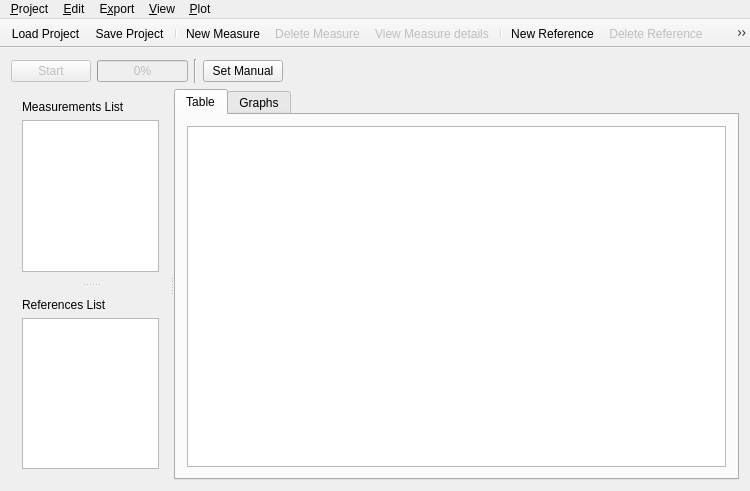
<?xml version="1.0" encoding="UTF-8"?>
<ui version="4.0">
 <class>AeroISTWindow</class>
 <widget class="QMainWindow" name="AeroISTWindow">
  <property name="geometry">
   <rect>
    <x>0</x>
    <y>0</y>
    <width>750</width>
    <height>491</height>
   </rect>
  </property>
  <property name="sizePolicy">
   <sizepolicy hsizetype="Preferred" vsizetype="Preferred">
    <horstretch>1</horstretch>
    <verstretch>0</verstretch>
   </sizepolicy>
  </property>
  <property name="windowTitle">
   <string>AeroIST</string>
  </property>
  <widget class="QWidget" name="centralWidget">
   <property name="sizePolicy">
    <sizepolicy hsizetype="Expanding" vsizetype="Expanding">
     <horstretch>0</horstretch>
     <verstretch>0</verstretch>
    </sizepolicy>
   </property>
   <layout class="QGridLayout" name="gridLayout">
    <item row="0" column="0">
     <layout class="QHBoxLayout" name="horizontalLayout_2">
      <item>
       <widget class="QPushButton" name="ThreadButton">
        <property name="enabled">
         <bool>false</bool>
        </property>
        <property name="text">
         <string>Start</string>
        </property>
       </widget>
      </item>
      <item>
       <widget class="QProgressBar" name="progressBar">
        <property name="enabled">
         <bool>false</bool>
        </property>
        <property name="value">
         <number>0</number>
        </property>
       </widget>
      </item>
      <item>
       <widget class="Line" name="line">
        <property name="orientation">
         <enum>Qt::Vertical</enum>
        </property>
       </widget>
      </item>
      <item>
       <widget class="QPushButton" name="ManualButton">
        <property name="text">
         <string>Set Manual</string>
        </property>
       </widget>
      </item>
      <item>
       <spacer name="horizontalSpacer_2">
        <property name="orientation">
         <enum>Qt::Horizontal</enum>
        </property>
        <property name="sizeHint" stdset="0">
         <size>
          <width>639</width>
          <height>24</height>
         </size>
        </property>
       </spacer>
      </item>
     </layout>
    </item>
    <item row="1" column="0">
     <widget class="QSplitter" name="splitterGlobal">
      <property name="sizePolicy">
       <sizepolicy hsizetype="Expanding" vsizetype="Preferred">
        <horstretch>0</horstretch>
        <verstretch>0</verstretch>
       </sizepolicy>
      </property>
      <property name="orientation">
       <enum>Qt::Horizontal</enum>
      </property>
      <widget class="QSplitter" name="splitterLists">
       <property name="sizePolicy">
        <sizepolicy hsizetype="Preferred" vsizetype="Expanding">
         <horstretch>2</horstretch>
         <verstretch>0</verstretch>
        </sizepolicy>
       </property>
       <property name="orientation">
        <enum>Qt::Vertical</enum>
       </property>
       <widget class="QWidget" name="layoutWidget1">
        <layout class="QVBoxLayout" name="verticalLayout_3">
         <item>
          <widget class="QLabel" name="labelMeasureList">
           <property name="text">
            <string>Measurements List</string>
           </property>
          </widget>
         </item>
         <item>
          <widget class="QListView" name="listView">
           <property name="sizePolicy">
            <sizepolicy hsizetype="Expanding" vsizetype="Expanding">
             <horstretch>1</horstretch>
             <verstretch>0</verstretch>
            </sizepolicy>
           </property>
           <property name="contextMenuPolicy">
            <enum>Qt::ActionsContextMenu</enum>
           </property>
          </widget>
         </item>
        </layout>
       </widget>
       <widget class="QWidget" name="layoutWidget">
        <layout class="QVBoxLayout" name="verticalLayout_2">
         <item>
          <widget class="QLabel" name="labelReferenceList">
           <property name="text">
            <string>References List</string>
           </property>
          </widget>
         </item>
         <item>
          <widget class="QListView" name="listViewReference"/>
         </item>
        </layout>
       </widget>
      </widget>
      <widget class="QTabWidget" name="tabWidget">
       <property name="sizePolicy">
        <sizepolicy hsizetype="Expanding" vsizetype="Expanding">
         <horstretch>7</horstretch>
         <verstretch>0</verstretch>
        </sizepolicy>
       </property>
       <property name="currentIndex">
        <number>0</number>
       </property>
       <widget class="QWidget" name="tab">
        <attribute name="title">
         <string>Table</string>
        </attribute>
        <layout class="QHBoxLayout" name="horizontalLayout_3">
         <item>
          <widget class="QTableView" name="tableView">
           <property name="editTriggers">
            <set>QAbstractItemView::NoEditTriggers</set>
           </property>
           <property name="alternatingRowColors">
            <bool>true</bool>
           </property>
           <attribute name="horizontalHeaderDefaultSectionSize">
            <number>80</number>
           </attribute>
           <attribute name="verticalHeaderVisible">
            <bool>false</bool>
           </attribute>
          </widget>
         </item>
        </layout>
       </widget>
       <widget class="QWidget" name="tab_2">
        <attribute name="title">
         <string>Graphs</string>
        </attribute>
        <layout class="QVBoxLayout" name="verticalLayout">
         <item>
          <widget class="QwtPlot" name="qwtPlot"/>
         </item>
        </layout>
       </widget>
      </widget>
     </widget>
    </item>
   </layout>
  </widget>
  <widget class="QMenuBar" name="menuBar">
   <property name="geometry">
    <rect>
     <x>0</x>
     <y>0</y>
     <width>750</width>
     <height>25</height>
    </rect>
   </property>
   <widget class="QMenu" name="menuProject">
    <property name="title">
     <string>&amp;Project</string>
    </property>
    <addaction name="actionLoad_Project"/>
    <addaction name="actionSave_Project"/>
    <addaction name="actionSave_Project_as"/>
    <addaction name="actionClear_Project"/>
    <addaction name="separator"/>
    <addaction name="actionNew_Measure"/>
    <addaction name="actionDelete_Measure"/>
    <addaction name="actionView_Measure_details"/>
    <addaction name="separator"/>
    <addaction name="actionNew_Reference"/>
    <addaction name="actionDelete_Reference"/>
    <addaction name="actionView_Reference_details"/>
   </widget>
   <widget class="QMenu" name="menuEdit">
    <property name="title">
     <string>&amp;Edit</string>
    </property>
    <addaction name="actionPreferences"/>
   </widget>
   <widget class="QMenu" name="menuExport">
    <property name="title">
     <string>E&amp;xport</string>
    </property>
    <addaction name="actionExport_to_csv"/>
    <addaction name="actionExport_raw_to_csv"/>
    <addaction name="actionExportPlot"/>
   </widget>
   <widget class="QMenu" name="menuView">
    <property name="title">
     <string>&amp;View</string>
    </property>
    <addaction name="actionToolbar"/>
    <addaction name="actionNames_in_Toolbar"/>
    <addaction name="actionShow_Lists"/>
    <addaction name="actionLine_numbers_in_table"/>
    <addaction name="actionRaw_data"/>
    <addaction name="actionTable_follows_Start"/>
   </widget>
   <widget class="QMenu" name="menuPlot">
    <property name="title">
     <string>&amp;Plot</string>
    </property>
    <addaction name="actionNew_Curve"/>
    <addaction name="actionDelete_Curve"/>
    <addaction name="actionClear_Plot"/>
   </widget>
   <addaction name="menuProject"/>
   <addaction name="menuEdit"/>
   <addaction name="menuExport"/>
   <addaction name="menuView"/>
   <addaction name="menuPlot"/>
  </widget>
  <widget class="QToolBar" name="toolBar">
   <property name="windowTitle">
    <string>toolBar</string>
   </property>
   <property name="movable">
    <bool>false</bool>
   </property>
   <attribute name="toolBarArea">
    <enum>TopToolBarArea</enum>
   </attribute>
   <attribute name="toolBarBreak">
    <bool>false</bool>
   </attribute>
   <addaction name="actionLoad_Project"/>
   <addaction name="actionSave_Project"/>
   <addaction name="separator"/>
   <addaction name="actionNew_Measure"/>
   <addaction name="actionDelete_Measure"/>
   <addaction name="actionView_Measure_details"/>
   <addaction name="separator"/>
   <addaction name="actionNew_Reference"/>
   <addaction name="actionDelete_Reference"/>
   <addaction name="actionView_Reference_details"/>
  </widget>
  <action name="actionExport_to_csv">
   <property name="text">
    <string>Export to csv</string>
   </property>
  </action>
  <action name="actionPreferences">
   <property name="text">
    <string>Preferences</string>
   </property>
   <property name="shortcut">
    <string>Ctrl+P</string>
   </property>
  </action>
  <action name="actionNew_Measure">
   <property name="text">
    <string>New Measure</string>
   </property>
   <property name="shortcut">
    <string>Ctrl+N</string>
   </property>
  </action>
  <action name="actionExportPlot">
   <property name="text">
    <string>Export plot</string>
   </property>
  </action>
  <action name="actionDelete_Measure">
   <property name="enabled">
    <bool>false</bool>
   </property>
   <property name="text">
    <string>Delete Measure</string>
   </property>
   <property name="shortcut">
    <string>Del</string>
   </property>
  </action>
  <action name="actionSave_Project">
   <property name="text">
    <string>Save Project</string>
   </property>
   <property name="shortcut">
    <string>Ctrl+S</string>
   </property>
  </action>
  <action name="actionLoad_Project">
   <property name="text">
    <string>Load Project</string>
   </property>
   <property name="shortcut">
    <string>Ctrl+O</string>
   </property>
  </action>
  <action name="actionClear_Project">
   <property name="text">
    <string>Clear Project</string>
   </property>
   <property name="shortcut">
    <string>Ctrl+Shift+C</string>
   </property>
  </action>
  <action name="actionView_Measure_details">
   <property name="enabled">
    <bool>false</bool>
   </property>
   <property name="text">
    <string>View Measure details</string>
   </property>
  </action>
  <action name="actionToolbar">
   <property name="checkable">
    <bool>true</bool>
   </property>
   <property name="checked">
    <bool>true</bool>
   </property>
   <property name="text">
    <string>Toolbar</string>
   </property>
  </action>
  <action name="actionShow_Lists">
   <property name="checkable">
    <bool>true</bool>
   </property>
   <property name="checked">
    <bool>true</bool>
   </property>
   <property name="text">
    <string>Show Lists</string>
   </property>
   <property name="toolTip">
    <string>Hide/Show Lists</string>
   </property>
  </action>
  <action name="actionNew_Reference">
   <property name="text">
    <string>New Reference</string>
   </property>
   <property name="toolTip">
    <string>Make a new reference</string>
   </property>
   <property name="shortcut">
    <string>Alt+N</string>
   </property>
  </action>
  <action name="actionDelete_Reference">
   <property name="enabled">
    <bool>false</bool>
   </property>
   <property name="text">
    <string>Delete Reference</string>
   </property>
   <property name="toolTip">
    <string>Delete a reference</string>
   </property>
   <property name="shortcut">
    <string>Alt+Del</string>
   </property>
  </action>
  <action name="actionView_Reference_details">
   <property name="enabled">
    <bool>false</bool>
   </property>
   <property name="text">
    <string>View Reference details</string>
   </property>
   <property name="toolTip">
    <string>View details of a reference</string>
   </property>
  </action>
  <action name="actionNew_Curve">
   <property name="text">
    <string>New Curve</string>
   </property>
   <property name="shortcut">
    <string>Alt+C</string>
   </property>
  </action>
  <action name="actionClear_Plot">
   <property name="text">
    <string>Clear Plot</string>
   </property>
  </action>
  <action name="actionDelete_Curve">
   <property name="text">
    <string>Delete Curve</string>
   </property>
  </action>
  <action name="actionNames_in_Toolbar">
   <property name="checkable">
    <bool>true</bool>
   </property>
   <property name="text">
    <string>Names in Toolbar</string>
   </property>
  </action>
  <action name="actionSave_Project_as">
   <property name="text">
    <string>Save Project as ...</string>
   </property>
  </action>
  <action name="actionLine_numbers_in_table">
   <property name="checkable">
    <bool>true</bool>
   </property>
   <property name="text">
    <string>Line numbers in table</string>
   </property>
  </action>
  <action name="actionExport_raw_to_csv">
   <property name="text">
    <string>Export raw to csv</string>
   </property>
  </action>
  <action name="actionRaw_data">
   <property name="checkable">
    <bool>true</bool>
   </property>
   <property name="text">
    <string>Raw data</string>
   </property>
  </action>
  <action name="actionTable_follows_Start">
   <property name="checkable">
    <bool>true</bool>
   </property>
   <property name="text">
    <string>Table follows Start</string>
   </property>
  </action>
 </widget>
 <layoutdefault spacing="6" margin="11"/>
 <customwidgets>
  <customwidget>
   <class>QwtPlot</class>
   <extends>QFrame</extends>
   <header>qwt_plot.h</header>
  </customwidget>
 </customwidgets>
 <tabstops>
  <tabstop>listView</tabstop>
  <tabstop>listViewReference</tabstop>
  <tabstop>tabWidget</tabstop>
  <tabstop>tableView</tabstop>
  <tabstop>ThreadButton</tabstop>
 </tabstops>
 <resources/>
 <connections/>
</ui>
